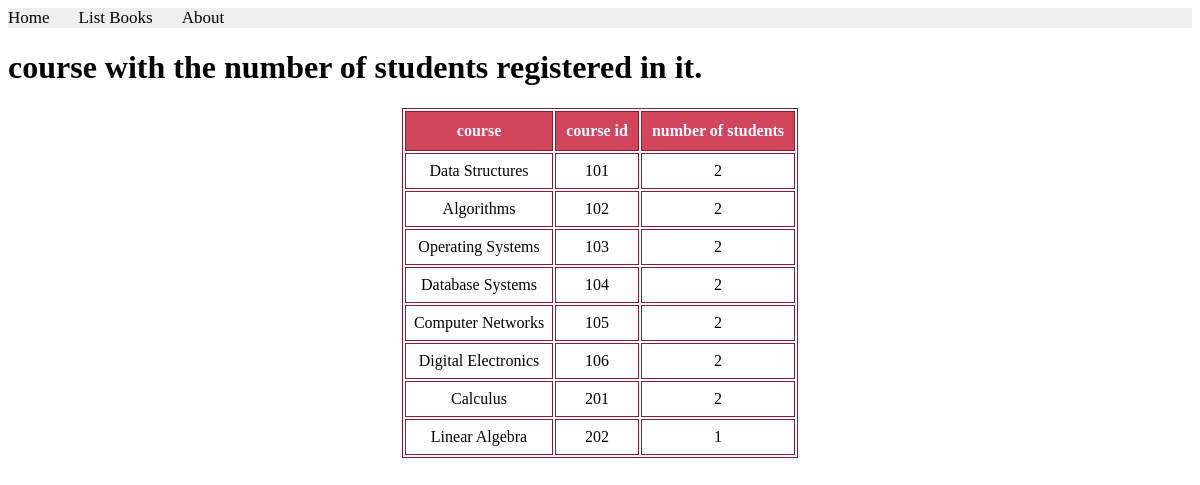
The page /books/lab9/task2 on the database its author committed.
### apps/bookmodule/models.py (models this page shows)
class course(models.Model):
     title = models.CharField(max_length = 50)
     code = models.SmallIntegerField(default = 1)

### apps/bookmodule/views.py (the view)
# urls.py: path('lab9/task2', views.task2 ),
def task2(request):
    courses = course.objects.annotate(student_count=Count('student'))
    return render(request, 'bookmodules/course_student_count.html', {'courses': courses})

### apps/templates/bookmodules/course_student_count.html (shortened to what this page needs)
{% extends "layouts/base.html" %}
{% load static %}
{% block content %}
    <h1>course with the number of students registered in it.</h1>
    <table>
        <tr>
            <th>course</th>
            <th>course id </th>
            <th>number of students </th>
        </tr>
        {% for course in courses %}
        <tr>
            <td>{{ course.title }}</td>
            <td>{{ course.code }}</td>
            <td>{{ course.student_count }}</td>
        </tr>
        {% endfor %}
    </table>
    {% endblock content %}

### apps/templates/bookmodules/course_student_count.html (style rules this page uses)
table { width: auto; margin: 20px auto; font-size: 1em; font-family: Times New Roman; text-align: center; }
table, th, td { border: 1px solid rgb(129, 32, 48); }
th { background-color: rgb(210, 70, 93); padding: 10px; font-weight: bold; color: aliceblue; }
td { padding: 8px; }

### rows shown on the page
course: title "Data Structures", code "101", student_count "2"
course: title "Algorithms", code "102", student_count "2"
course: title "Operating Systems", code "103", student_count "2"
course: title "Database Systems", code "104", student_count "2"
course: title "Computer Networks", code "105", student_count "2"
course: title "Digital Electronics", code "106", student_count "2"
course: title "Calculus", code "201", student_count "2"
course: title "Linear Algebra", code "202", student_count "1"
